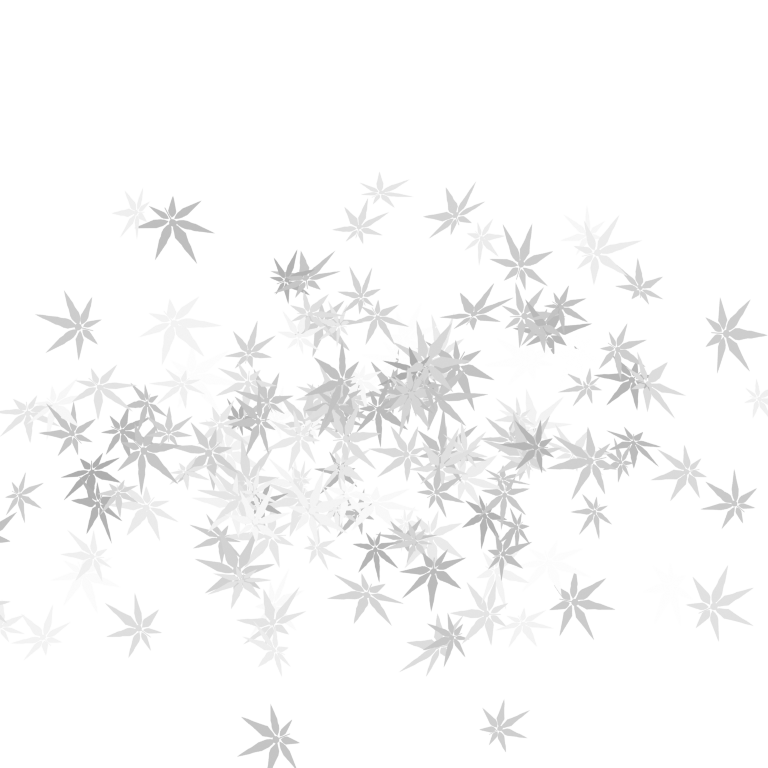
#> input picture assets-3d/momiji/atlas/cluster_0.png, 768 x 768 px, found by its file name; its folder holds only this picture in this run
$ python make_atlases.py
#> lines starting #> are read from the running program, lines starting #| are printed output that depends on the picture
#> `atlas = Image.new("RGBA", (CELL * 2, CELL * 2), (0, 0, 0, 0))`: atlas: PIL image 1024x1024 RGBA; every value is 0
#> further down, im is the input picture: PIL image 768x768 RGBA; mean R, G, B, A 49.9, 49.9, 49.9, 42.1
#!/usr/bin/env python3
"""Build the two texture atlases the browser actually downloads.

1. leaf_atlas   -- the four momiji foliage-card cluster atlases packed 2x2.
                   One texture => the whole canopy is ONE draw call.
2. sprite_atlas -- the three 4x4 tumbling-leaf sheets packed into one grid,
                   downscaled to the largest size ever drawn on screen.

Straight (unassociated) alpha in, straight alpha out, but every resample is
done PREMULTIPLIED so transparent black never bleeds into the leaf edges.
"""
import os, subprocess, sys
from PIL import Image

SRC_CLUSTER = "/Users/iliaskalalou/iliaskalalou.com/assets-3d/momiji/atlas/cluster_%d.png"
SRC_SHEET = [
    "/Users/iliaskalalou/iliaskalalou.com/public/leaves/momiji_leaf_sheet_ember.png",
    "/Users/iliaskalalou/iliaskalalou.com/public/leaves/momiji_leaf_sheet_crimson.png",
    "/Users/iliaskalalou/iliaskalalou.com/public/leaves/momiji_leaf_sheet_amber.png",
]
ROOT = os.path.dirname(os.path.dirname(os.path.abspath(__file__)))
OUT = os.path.join(ROOT, "assets")          # the .webp the browser downloads
TMP = os.path.join(ROOT, "build")           # the intermediate .png, never shipped
os.makedirs(OUT, exist_ok=True)
os.makedirs(TMP, exist_ok=True)


def resize_straight(im, size):
    """Resample RGBA that carries STRAIGHT alpha without dark fringing."""
#> called with size = (512, 512)
    import numpy as np
    im = im.convert("RGBA")
    arr = np.asarray(im).astype("float32") / 255.0
    al = arr[..., 3:4]
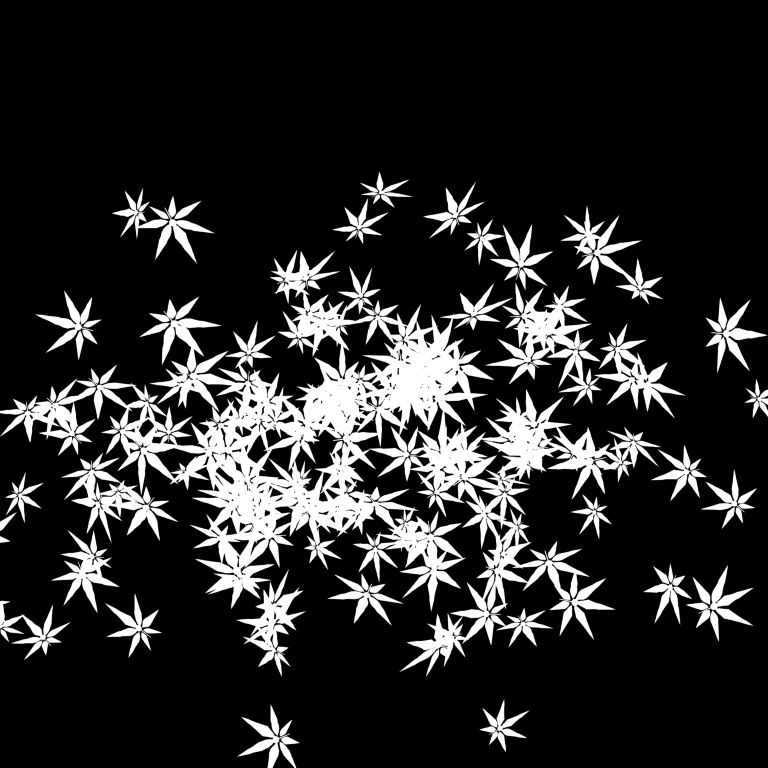
#> al: shape (768, 768, 1) float32; min 0, max 1, mean 0.165
    arr[..., :3] *= al
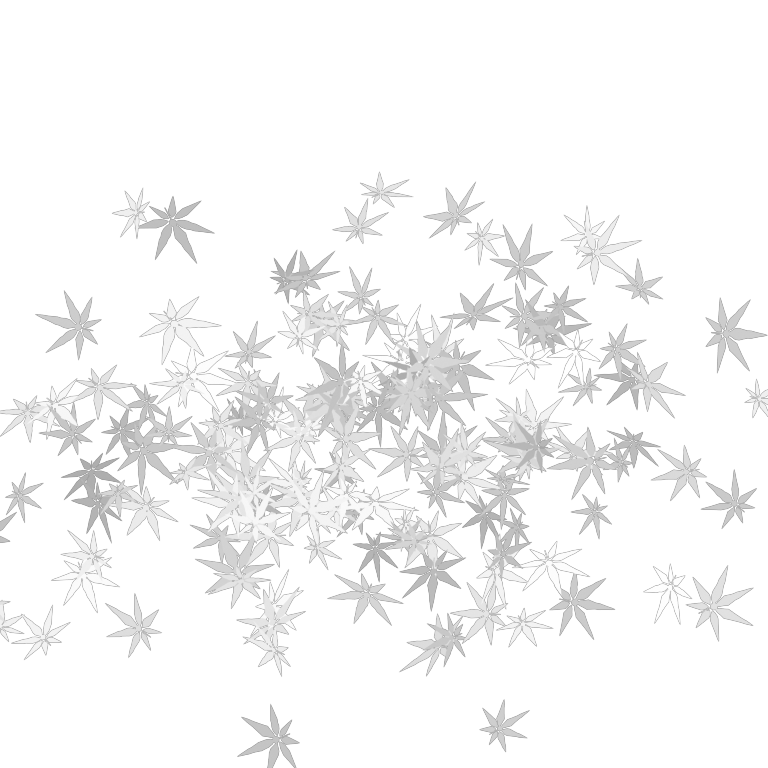
#> arr: shape (768, 768, 4) float32; mean R, G, B, A 0.141, 0.141, 0.141, 0.165; transparent parts drawn white
    pm = Image.fromarray((arr * 255.0 + 0.5).astype("uint8"), "RGBA")
    pm = pm.resize(size, Image.LANCZOS)
#> pm: PIL image 512x512 RGBA
    arr = np.asarray(pm).astype("float32") / 255.0
#> arr: shape (512, 512, 4) float32
    al = arr[..., 3:4]
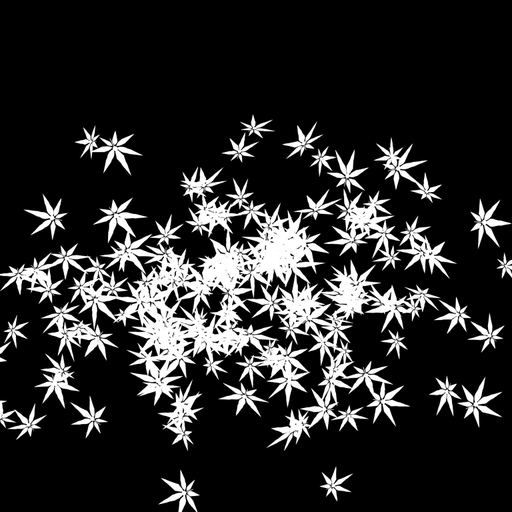
#> al: shape (512, 512, 1) float32; min 0, max 1, mean 0.165
    safe = np.where(al > 1e-4, al, 1.0)
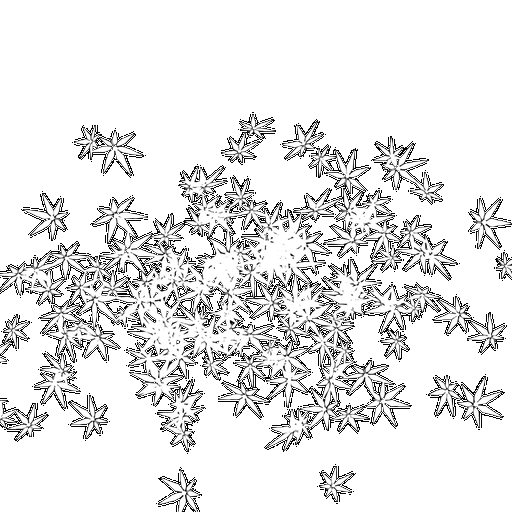
#> safe: shape (512, 512, 1) float32; min 0.00392, max 1, mean 0.898
    arr[..., :3] = np.clip(arr[..., :3] / safe, 0.0, 1.0)
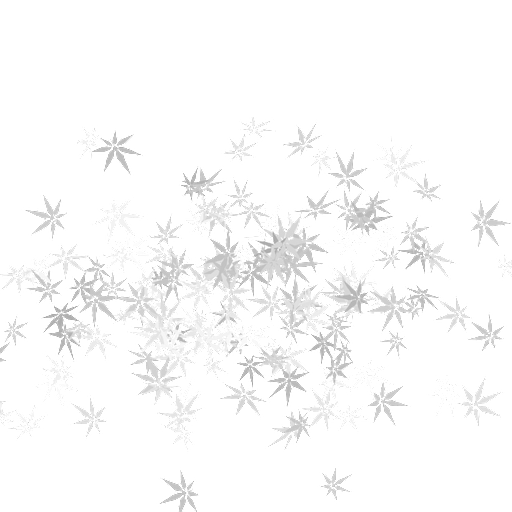
#> arr: shape (512, 512, 4) float32; mean R, G, B, A 0.227, 0.227, 0.227, 0.165; transparent parts drawn white
    arr[..., 3:4] = al
    return Image.fromarray((arr * 255.0 + 0.5).astype("uint8"), "RGBA")


def webp(png_path, quality=88, lossless=False, alpha_q=100, outdir=None):
    out = os.path.join(outdir or os.path.dirname(png_path),
                       os.path.basename(png_path)[:-4] + ".webp")
    cmd = ["cwebp", "-quiet", "-alpha_q", str(alpha_q), "-metadata", "none"]
    if lossless:
        cmd += ["-lossless", "-z", "9"]
    else:
        cmd += ["-q", str(quality), "-m", "6", "-af"]
    cmd += [png_path, "-o", out]
    subprocess.run(cmd, check=True)
    return out


# ---------------------------------------------------------------- leaf atlas
CELL = int(sys.argv[1]) if len(sys.argv) > 1 else 512
atlas = Image.new("RGBA", (CELL * 2, CELL * 2), (0, 0, 0, 0))
for i in range(4):
    im = Image.open(SRC_CLUSTER % i)
    im = resize_straight(im, (CELL, CELL))
    col, row = i % 2, i // 2          # PIL row 0 == TOP
    atlas.paste(im, (col * CELL, row * CELL))
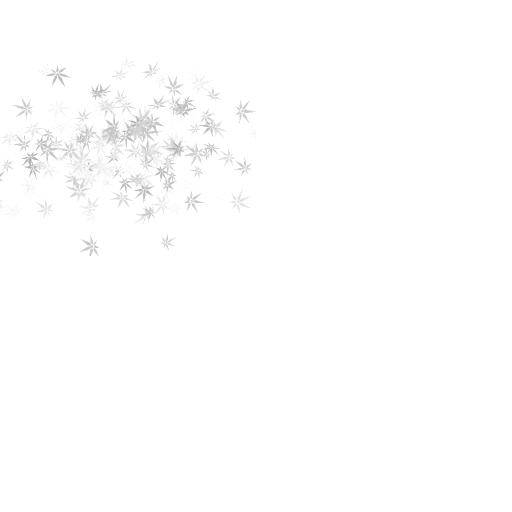
#> atlas: PIL image 1024x1024 RGBA (shown at 1/2 size); mean R, G, B, A 14.5, 14.5, 14.5, 10.5; transparent parts drawn white
#> (the run stopped early here; a loop or call above may not have finished)
